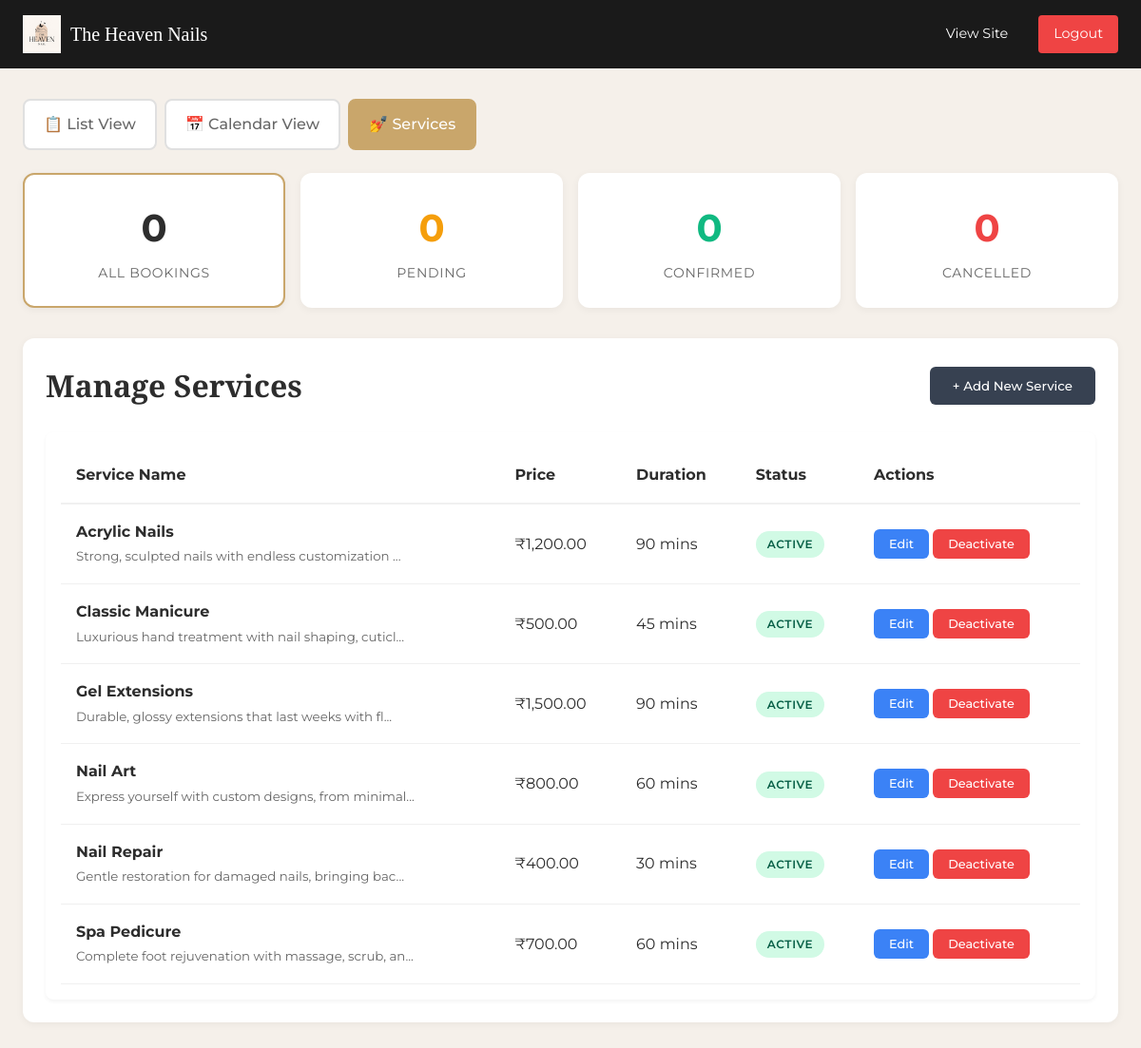
Page /php/admin-dashboard.php?view=services (signed in) on the committed database.
### tables this page shows
CREATE TABLE IF NOT EXISTS `services` (
  `id` int(11) NOT NULL AUTO_INCREMENT,
  `name` varchar(100) NOT NULL,
  `description` text DEFAULT NULL,
  `price` decimal(10,2) NOT NULL,
  `duration_minutes` int(11) NOT NULL DEFAULT 60,
  `icon_class` varchar(50) DEFAULT 'fa-solid fa-sparkles',
  `is_active` tinyint(1) DEFAULT 1,
  `created_at` timestamp NOT NULL DEFAULT current_timestamp(),
  PRIMARY KEY (`id`)
);

### php/config.php (called while the page is built, shortened)
<?php
function sanitize($input) {
    return htmlspecialchars(strip_tags(trim($input)), ENT_QUOTES, 'UTF-8');
}
?>

### php/admin-dashboard.php (the view, shortened to what this page needs)
<?php
require_once 'config.php';
$db = Database::getInstance()->getConnection();
$view = sanitize($_GET['view'] ?? 'list');
$filter = sanitize($_GET['filter'] ?? 'all');
$counts = ['all' => 0, 'pending' => 0, 'confirmed' => 0, 'cancelled' => 0];
try {
    $staffStmt = $db->query("SELECT id, name FROM staff WHERE is_active = TRUE ORDER BY name");
    $staffList = $staffStmt->fetchAll();
    $servicesList = [];
    if ($view === 'services') {
        $svcStmt = $db->query("SELECT * FROM services ORDER BY name");
        $servicesList = $svcStmt->fetchAll();
    }
} catch (PDOException $e) {
    error_log("Fetch error: " . $e->getMessage());
    $staffList = [];
    $servicesList = [];
}
?>
<!DOCTYPE html>
<html lang="en">
<head>
    <link href="https://cdn.jsdelivr.net/npm/fullcalendar@6.1.10/index.global.min.css" rel="stylesheet">
    <link href="https://cdnjs.cloudflare.com/ajax/libs/font-awesome/6.0.0/css/all.min.css" rel="stylesheet">
    <link rel="stylesheet" href="../css/style.css">
</head>
<body>
    <header class="header">
        <div class="logo">
            <img src="../assets/images/logo/logo.png.jpg" alt="Heaven Nails Admin" class="logo-img">
            <span style="font-family: 'Cormorant Garamond', serif; font-size: 1.25rem; margin-left: 10px;">The Heaven <span>Nails</span></span>
        </div>
        <div class="header-actions">
            <a href="../">View Site</a>
            <a href="?logout=1" class="btn-logout">Logout</a>
        </div>
    </header>
    <div class="container">
        <div class="view-toggle">
            <a href="?view=list" class="view-btn <?= $view === 'list' ? 'active' : '' ?>">📋 List View</a>
            <a href="?view=calendar" class="view-btn <?= $view === 'calendar' ? 'active' : '' ?>">📅 Calendar View</a>
            <a href="?view=services" class="view-btn <?= $view === 'services' ? 'active' : '' ?>">💅 Services</a>
        </div>
        <div class="stats">
            <a href="?view=<?= $view ?>&filter=all" class="stat-card <?= $filter === 'all' ? 'active' : '' ?>">
                <div class="stat-number"><?= $counts['all'] ?? 0 ?></div>
                <div class="stat-label">All Bookings</div>
            </a>
            <a href="?view=<?= $view ?>&filter=pending" class="stat-card pending <?= $filter === 'pending' ? 'active' : '' ?>">
                <div class="stat-number"><?= $counts['pending'] ?? 0 ?></div>
                <div class="stat-label">Pending</div>
            </a>
            <a href="?view=<?= $view ?>&filter=confirmed" class="stat-card confirmed <?= $filter === 'confirmed' ? 'active' : '' ?>">
                <div class="stat-number"><?= $counts['confirmed'] ?? 0 ?></div>
                <div class="stat-label">Confirmed</div>
            </a>
            <a href="?view=<?= $view ?>&filter=cancelled" class="stat-card cancelled <?= $filter === 'cancelled' ? 'active' : '' ?>">
                <div class="stat-number"><?= $counts['cancelled'] ?? 0 ?></div>
                <div class="stat-label">Cancelled</div>
            </a>
        </div>
        <?php if ($view === 'calendar'): ?>
        <div class="calendar-section">
            <div class="calendar-header">
                <h2 class="calendar-title">Appointment Calendar</h2>
            </div>
            <div class="block-form">
                <h4>🚫 Block Date/Time</h4>
                <form method="POST" action="?view=calendar">
                    <input type="hidden" name="action" value="block_date">
                    <input type="hidden" name="csrf_token" value="<?= htmlspecialchars(generateCSRFToken()) ?>">
                    <div class="form-row">
                        <div class="form-group">
                            <label>Date *</label>
                            <input type="date" name="block_date" required>
                        </div>
                        <div class="form-group">
                            <label>Start Time (optional)</label>
                            <input type="time" name="block_time">
                        </div>
                        <div class="form-group">
                            <label>End Time (optional)</label>
                            <input type="time" name="end_time">
                        </div>
                        <div class="form-group">
                            <label>Staff (optional)</label>
                            <select name="staff_id">
                                <option value="">All Staff</option>
                                <?php foreach ($staffList as $staff): ?>
                                <option value="<?= $staff['id'] ?>"><?= htmlspecialchars($staff['name']) ?></option>
                                <?php endforeach; ?>
                            </select>
                        </div>
                        <div class="form-group">
                            <label>Reason</label>
                            <input type="text" name="reason" placeholder="e.g., Holiday, Sick leave">
                        </div>
                    </div>
                    <button type="submit" class="btn-block">Block Date</button>
                </form>
            </div>
            <div id="calendar"></div>
        </div>
        <script src="https://cdn.jsdelivr.net/npm/fullcalendar@6.1.10/index.global.min.js"></script>
        <script>
            document.addEventListener('DOMContentLoaded', function() {
                const calendarEl = document.getElementById('calendar');
                const calendar = new FullCalendar.Calendar(calendarEl, {
                    initialView: 'dayGridMonth',
                    headerToolbar: {
                        left: 'prev,next today',
                        center: 'title',
                        right: 'dayGridMonth,timeGridWeek,timeGridDay'
                    },
                    events: 'admin-dashboard.php?ajax=events',
                    eventClick: function(info) {
                        const props = info.event.extendedProps;
                        if (props.type === 'booking') {
                            alert(
                                `Booking #${props.bookingId}\n` +
                                `Client: ${info.event.title}\n` +
                                `Email: ${props.email}\n` +
                                `Phone: ${props.phone}\n` +
                                `Services: ${props.services}\n` +
                                `Status: ${props.status.toUpperCase()}\n` +
                                `Artist: ${props.staff}`
                            );
                        } else if (props.type === 'blocked') {
                            if (confirm(`Remove block: ${props.reason || 'Blocked'}?\nStaff: ${props.staff}`)) {
                                const form = document.createElement('form');
                                form.method = 'POST';
                                form.innerHTML = `
                                    <input type="hidden" name="action" value="unblock">
                                    <input type="hidden" name="csrf_token" value="<?= htmlspecialchars(generateCSRFToken()) ?>">
                                    <input type="hidden" name="block_id" value="${props.blockId}">
                                `;
                                document.body.appendChild(form);
                                form.submit();
                            }
                        }
                    },
                    height: 'auto',
                    slotMinTime: '09:00:00',
                    slotMaxTime: '20:00:00',
                    allDaySlot: true,
                    nowIndicator: true,
                    businessHours: {
                        daysOfWeek: [1, 2, 3, 4, 5, 6],
                        startTime: '10:00',
                        endTime: '18:00'
                    }
                });
                calendar.render();
            });
        </script>
        <?php elseif ($view === 'services'): ?>
        <div class="services-section">
            <div class="section-header" style="display: flex; justify-content: space-between; align-items: center;">
                <h2 class="section-title">Manage Services</h2>
                <button onclick="document.getElementById('addServiceModal').style.display='block'" class="btn-block" style="width: auto;">+ Add New Service</button>
            </div>
            <div class="service-list" style="background: white; padding: 1rem; border-radius: 8px; box-shadow: 0 2px 4px rgba(0,0,0,0.05);">
                <table style="width: 100%; border-collapse: collapse;">
                    <thead>
                        <tr style="border-bottom: 2px solid #f0f0f0; text-align: left;">
                            <th style="padding: 1rem;">Service Name</th>
                            <th style="padding: 1rem;">Price</th>
                            <th style="padding: 1rem;">Duration</th>
                            <th style="padding: 1rem;">Status</th>
                            <th style="padding: 1rem;">Actions</th>
                        </tr>
                    </thead>
                    <tbody>
                        <?php foreach ($servicesList as $svc): ?>
                        <tr style="border-bottom: 1px solid #f0f0f0;">
                            <td style="padding: 1rem;">
                                <strong><?= htmlspecialchars($svc['name']) ?></strong><br>
                                <small style="color: #666;"><?= htmlspecialchars(substr($svc['description'], 0, 50)) ?>...</small>
                            </td>
                            <td style="padding: 1rem;">₹<?= number_format($svc['price'], 2) ?></td>
                            <td style="padding: 1rem;"><?= $svc['duration_minutes'] ?> mins</td>
                            <td style="padding: 1rem;">
                                <span class="status-badge status-<?= $svc['is_active'] ? 'confirmed' : 'cancelled' ?>">
                                    <?= $svc['is_active'] ? 'Active' : 'Inactive' ?>
                                </span>
                            </td>
                            <td style="padding: 1rem;">
                                <button onclick="editService(<?= htmlspecialchars(json_encode($svc)) ?>)" class="action-btn" style="background: #3b82f6; color: white;">Edit</button>
                                <form method="POST" style="display: inline;">
                                    <button type="submit" class="action-btn" style="background: <?= $svc['is_active'] ? '#ef4444' : '#10b981' ?>; color: white;">
                                        <?= $svc['is_active'] ? 'Deactivate' : 'Activate' ?>
                                    </button>
                                </form>
                            </td>
                        </tr>
                        <?php endforeach; ?>
                    </tbody>
                </table>
            </div>
        </div>
        <?php endif; ?>
    </div>
</body>
</html>

### css/style.css (style rules this page uses)
:root { --color-primary: #c9a66b; --color-primary-dark: #b8956a; --color-primary-light: #e6c896; --color-secondary: #2d2d2d; --color-accent: #8b7355; --color-bg: #faf8f5; --color-bg-alt: #f5f0ea; --color-bg-dark: #1a1a1a; --color-text: #2d2d2d; --color-text-light: #6b6b6b; --color-text-muted: #999; --color-white: #fff; --font-serif: 'Cormorant Garamond', Georgia, serif; --font-sans: 'Montserrat', sans-serif; --space-xs: 0.5rem; --space-sm: 1rem; --space-md: 1.5rem; --space-lg: 2rem; --space-xl: 3rem; --space-2xl: 5rem; --radius-sm: 4px; --radius-md: 8px; --radius-lg: 16px; --radius-full: 9999px; --shadow-sm: 0 2px 8px rgba(0, 0, 0, 0.06); --shadow-md: 0 4px 16px rgba(0, 0, 0, 0.08); --shadow-lg: 0 8px 32px rgba(0, 0, 0, 0.12); --transition-fast: 0.15s ease; --transition-normal: 0.3s ease; }
*, *::before, *::after { margin: 0; padding: 0; box-sizing: border-box; }
html { scroll-behavior: smooth; }
body { font-family: var(--font-sans); line-height: 1.6; color: var(--color-text); background: var(--color-bg); overflow-x: hidden; }
a { text-decoration: none; color: inherit; transition: var(--transition-fast); }
img { max-width: 100%; display: block; }
button { cursor: pointer; border: none; background: none; font-family: inherit; }
.container { max-width: 1200px; margin: 0 auto; padding: 0 var(--space-md); }
.section-header { text-align: center; margin-bottom: var(--space-xl); }
.section-title { font-family: var(--font-serif); font-size: clamp(2rem, 5vw, 3rem); font-weight: 600; color: var(--color-secondary); }

### php/admin-dashboard.php (style rules this page uses)
* { margin: 0; padding: 0; box-sizing: border-box; }
body { font-family: 'Montserrat', sans-serif; background: #f5f0ea; min-height: 100vh; }
.header { background: #1a1a1a; color: white; padding: 1rem 1.5rem; display: flex; justify-content: space-between; align-items: center; position: sticky; top: 0; z-index: 100; }
.logo { display: flex; align-items: center; }
.logo-img { max-height: 40px; mix-blend-mode: screen; }
.header-actions { display: flex; gap: 1rem; align-items: center; }
.header-actions a { color: white; text-decoration: none; font-size: 0.9rem; padding: 0.5rem 1rem; border-radius: 4px; transition: background 0.2s; }
.btn-logout { background: #ef4444 !important; }
.container { max-width: 1200px; margin: 0 auto; padding: 2rem 1.5rem; }
.view-toggle { display: flex; gap: 0.5rem; margin-bottom: 1.5rem; flex-wrap: wrap; }
.view-btn { padding: 0.75rem 1.25rem; background: white; border: 2px solid #e0e0e0; border-radius: 8px; color: #666; text-decoration: none; font-weight: 500; transition: all 0.2s; }
.view-btn.active { background: #c9a66b; color: white; border-color: #c9a66b; }
.stats { display: grid; grid-template-columns: repeat(auto-fit, minmax(150px, 1fr)); gap: 1rem; margin-bottom: 2rem; }
.stat-card { background: white; padding: 1.5rem; border-radius: 12px; text-align: center; text-decoration: none; color: inherit; box-shadow: 0 2px 8px rgba(0,0,0,0.05); border: 2px solid transparent; transition: all 0.2s; }
.stat-card.active { border-color: #c9a66b; }
.stat-number { font-size: 2.5rem; font-weight: 700; color: #2d2d2d; }
.stat-label { font-size: 0.875rem; color: #666; margin-top: 0.25rem; text-transform: uppercase; letter-spacing: 0.05em; }
.stat-card.pending .stat-number { color: #f59e0b; }
.stat-card.confirmed .stat-number { color: #10b981; }
.stat-card.cancelled .stat-number { color: #ef4444; }
.section-header { margin-bottom: 1.5rem; }
.section-title { font-family: 'Cormorant Garamond', serif; font-size: 2rem; font-weight: 600; color: #2d2d2d; }
.status-badge { padding: 0.4rem 0.75rem; border-radius: 20px; font-size: 0.75rem; font-weight: 600; text-transform: uppercase; letter-spacing: 0.05em; }
.status-confirmed { background: #d1fae5; color: #065f46; }
.action-btn { padding: 0.5rem 1rem; border: none; border-radius: 6px; font-size: 0.8rem; font-weight: 500; cursor: pointer; transition: all 0.2s; }
.btn-block { background: #374151; color: white; padding: 0.75rem 1.5rem; border: none; border-radius: 6px; font-weight: 500; cursor: pointer; width: 100%; transition: background 0.2s; }
.services-section { background: white; padding: 1.5rem; border-radius: 12px; box-shadow: 0 2px 8px rgba(0,0,0,0.05); }

### rows in the picture
services: name "Acrylic Nails", description "Strong, sculpted nails with endless customization", price "1,200.00", duration_minutes "90", is_active "ACTIVE"
services: name "Classic Manicure", description "Luxurious hand treatment with nail shaping, cuticl", price "500.00", duration_minutes "45", is_active "ACTIVE"
services: name "Gel Extensions", description "Durable, glossy extensions that last weeks with fl", price "1,500.00", duration_minutes "90", is_active "ACTIVE"
services: name "Nail Art", description "Express yourself with custom designs, from minimal", price "800.00", duration_minutes "60", is_active "ACTIVE"
services: name "Nail Repair", description "Gentle restoration for damaged nails, bringing bac", price "400.00", duration_minutes "30", is_active "ACTIVE"
services: name "Spa Pedicure", description "Complete foot rejuvenation with massage, scrub, an", price "700.00", duration_minutes "60", is_active "ACTIVE"

### other values in the picture
$counts['all'] "0"
$counts['pending'] "0"
$counts['confirmed'] "0"
$counts['cancelled'] "0"
